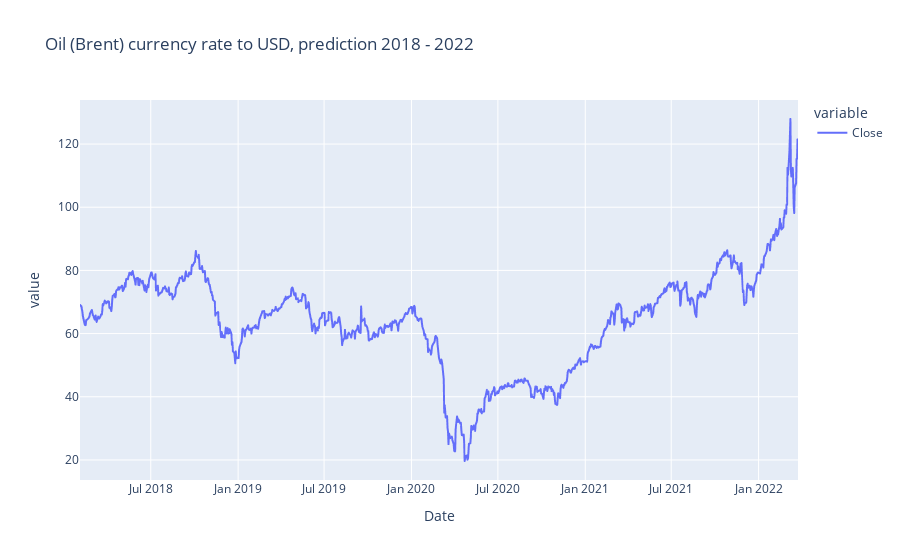

Here is the notebook cell this chart was saved with:
### Code cell
import plotly.express as px

fig = px.line(Pred['Close'], title='Oil (Brent) currency rate to USD, prediction 2018 - 2022')
fig.show()

### Figure 1 — Plotly figure (JSON) as saved in the notebook; plotly's stock layout.template omitted (floating-point values rounded to 4 significant figures; data arrays with more than 128 entries replaced by an {"elided": "..."} marker saying what was removed)
{"data": [{"hovertemplate": "variable=Close<br>Date=%{x}<br>value=%{y}<extra></extra>", "legendgroup": "Close", "line": {"color": "#636efa", "dash": "solid"}, "marker": {"symbol": "circle"}, "mode": "lines", "name": "Close", "showlegend": true, "type": "scattergl", "x": {"elided": "1041 str values"}, "xaxis": "x", "y": {"elided": "1041 float values"}, "yaxis": "y"}], "layout": {"legend": {"title": {"text": "variable"}, "tracegroupgap": 0}, "title": {"text": "Oil (Brent) currency rate to USD, prediction 2018 - 2022"}, "xaxis": {"anchor": "y", "domain": [0, 1], "title": {"text": "Date"}}, "yaxis": {"anchor": "x", "domain": [0, 1], "title": {"text": "value"}}}}
